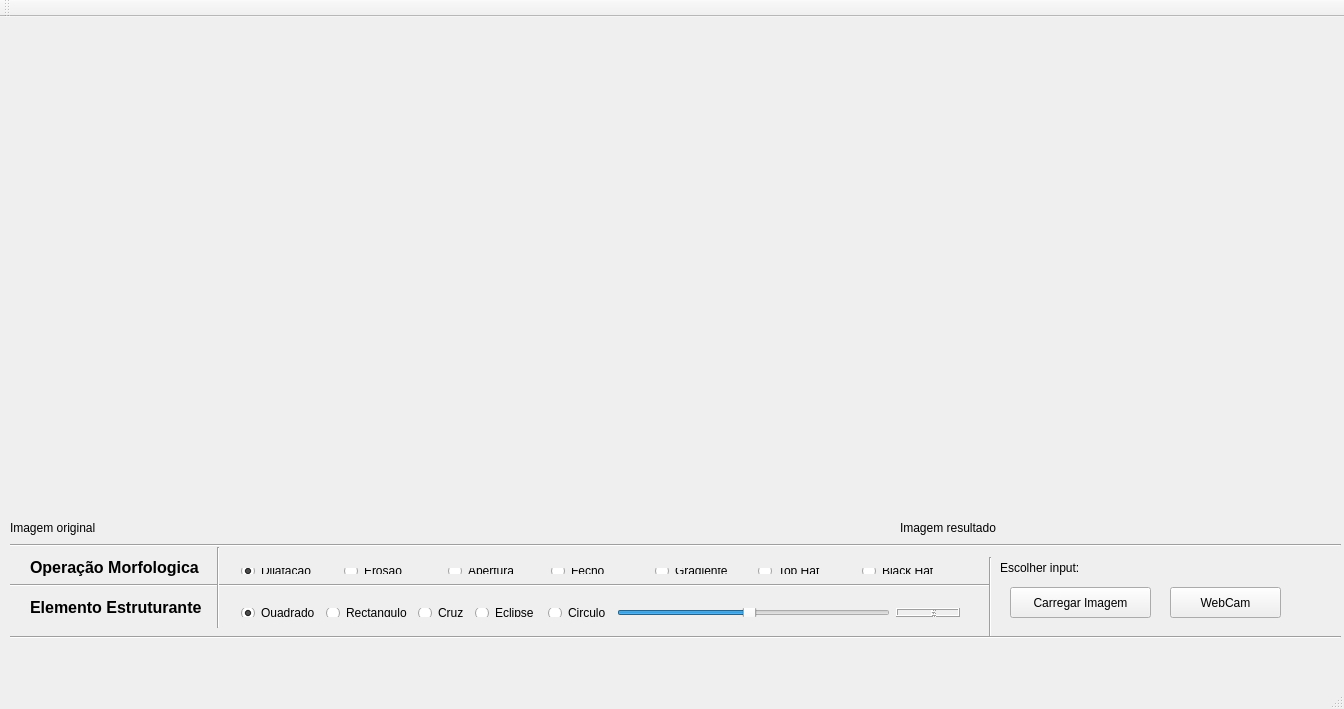
<?xml version="1.0" encoding="UTF-8"?>
<ui version="4.0">
 <class>MainWindow</class>
 <widget class="QMainWindow" name="MainWindow">
  <property name="geometry">
   <rect>
    <x>0</x>
    <y>0</y>
    <width>1344</width>
    <height>709</height>
   </rect>
  </property>
  <property name="windowTitle">
   <string>MainWindow</string>
  </property>
  <widget class="QWidget" name="centralWidget">
   <widget class="QLabel" name="label">
    <property name="geometry">
     <rect>
      <x>10</x>
      <y>500</y>
      <width>111</width>
      <height>21</height>
     </rect>
    </property>
    <property name="text">
     <string>Imagem original</string>
    </property>
   </widget>
   <widget class="QLabel" name="label_2">
    <property name="geometry">
     <rect>
      <x>900</x>
      <y>500</y>
      <width>161</width>
      <height>21</height>
     </rect>
    </property>
    <property name="text">
     <string>Imagem resultado</string>
    </property>
   </widget>
   <widget class="Line" name="line">
    <property name="geometry">
     <rect>
      <x>10</x>
      <y>520</y>
      <width>1331</width>
      <height>16</height>
     </rect>
    </property>
    <property name="orientation">
     <enum>Qt::Horizontal</enum>
    </property>
   </widget>
   <widget class="QLabel" name="label_3">
    <property name="geometry">
     <rect>
      <x>30</x>
      <y>540</y>
      <width>191</width>
      <height>21</height>
     </rect>
    </property>
    <property name="text">
     <string>&lt;html&gt;&lt;head/&gt;&lt;body&gt;&lt;p&gt;&lt;span style=&quot; font-size:12pt; font-weight:600;&quot;&gt;Operação Morfologica&lt;/span&gt;&lt;/p&gt;&lt;/body&gt;&lt;/html&gt;</string>
    </property>
   </widget>
   <widget class="QLabel" name="label_4">
    <property name="geometry">
     <rect>
      <x>30</x>
      <y>580</y>
      <width>191</width>
      <height>21</height>
     </rect>
    </property>
    <property name="text">
     <string>&lt;html&gt;&lt;head/&gt;&lt;body&gt;&lt;p&gt;&lt;span style=&quot; font-size:12pt; font-weight:600;&quot;&gt;Elemento Estruturante&lt;/span&gt;&lt;/p&gt;&lt;/body&gt;&lt;/html&gt;</string>
    </property>
   </widget>
   <widget class="Line" name="line_2">
    <property name="geometry">
     <rect>
      <x>10</x>
      <y>560</y>
      <width>981</width>
      <height>16</height>
     </rect>
    </property>
    <property name="orientation">
     <enum>Qt::Horizontal</enum>
    </property>
   </widget>
   <widget class="Line" name="line_3">
    <property name="geometry">
     <rect>
      <x>210</x>
      <y>530</y>
      <width>16</width>
      <height>81</height>
     </rect>
    </property>
    <property name="orientation">
     <enum>Qt::Vertical</enum>
    </property>
   </widget>
   <widget class="QWidget" name="layoutWidget">
    <property name="geometry">
     <rect>
      <x>230</x>
      <y>540</y>
      <width>740</width>
      <height>28</height>
     </rect>
    </property>
    <layout class="QHBoxLayout" name="horizontalLayout">
     <item>
      <widget class="QRadioButton" name="dillat">
       <property name="enabled">
        <bool>true</bool>
       </property>
       <property name="text">
        <string>Dilatação</string>
       </property>
       <property name="checked">
        <bool>true</bool>
       </property>
      </widget>
     </item>
     <item>
      <widget class="QRadioButton" name="erosao">
       <property name="text">
        <string>Erosão</string>
       </property>
      </widget>
     </item>
     <item>
      <widget class="QRadioButton" name="abertura">
       <property name="text">
        <string>Abertura</string>
       </property>
      </widget>
     </item>
     <item>
      <widget class="QRadioButton" name="fecho">
       <property name="text">
        <string>Fecho</string>
       </property>
      </widget>
     </item>
     <item>
      <widget class="QRadioButton" name="gradient">
       <property name="text">
        <string>Gradiente</string>
       </property>
      </widget>
     </item>
     <item>
      <widget class="QRadioButton" name="top">
       <property name="styleSheet">
        <string notr="true">font: italic 11pt &quot;Cantarell&quot;;</string>
       </property>
       <property name="text">
        <string>Top Hat</string>
       </property>
      </widget>
     </item>
     <item>
      <widget class="QRadioButton" name="black">
       <property name="styleSheet">
        <string notr="true">font: italic 11pt &quot;Cantarell&quot;;</string>
       </property>
       <property name="text">
        <string>Black Hat</string>
       </property>
      </widget>
     </item>
    </layout>
   </widget>
   <widget class="QWidget" name="layoutWidget">
    <property name="geometry">
     <rect>
      <x>230</x>
      <y>580</y>
      <width>741</width>
      <height>31</height>
     </rect>
    </property>
    <layout class="QHBoxLayout" name="horizontalLayout_2">
     <item>
      <widget class="QRadioButton" name="quadrado">
       <property name="text">
        <string>Quadrado</string>
       </property>
       <property name="checkable">
        <bool>true</bool>
       </property>
       <property name="checked">
        <bool>true</bool>
       </property>
      </widget>
     </item>
     <item>
      <widget class="QRadioButton" name="rect">
       <property name="text">
        <string>Rectangulo</string>
       </property>
       <property name="checkable">
        <bool>true</bool>
       </property>
       <property name="checked">
        <bool>false</bool>
       </property>
       <property name="autoExclusive">
        <bool>true</bool>
       </property>
      </widget>
     </item>
     <item>
      <widget class="QRadioButton" name="cruz">
       <property name="text">
        <string>Cruz</string>
       </property>
      </widget>
     </item>
     <item>
      <widget class="QRadioButton" name="elipse">
       <property name="text">
        <string>Eclipse </string>
       </property>
      </widget>
     </item>
     <item>
      <widget class="QRadioButton" name="circulo">
       <property name="text">
        <string>Circulo</string>
       </property>
      </widget>
     </item>
     <item>
      <widget class="QSlider" name="slider">
       <property name="minimum">
        <number>1</number>
       </property>
       <property name="maximum">
        <number>30</number>
       </property>
       <property name="singleStep">
        <number>3</number>
       </property>
       <property name="pageStep">
        <number>9</number>
       </property>
       <property name="value">
        <number>15</number>
       </property>
       <property name="sliderPosition">
        <number>15</number>
       </property>
       <property name="orientation">
        <enum>Qt::Horizontal</enum>
       </property>
      </widget>
     </item>
     <item>
      <widget class="QLCDNumber" name="lcdNumber">
       <property name="font">
        <font>
         <pointsize>17</pointsize>
         <weight>75</weight>
         <bold>true</bold>
        </font>
       </property>
       <property name="autoFillBackground">
        <bool>true</bool>
       </property>
       <property name="styleSheet">
        <string notr="true"/>
       </property>
       <property name="inputMethodHints">
        <set>Qt::ImhNone</set>
       </property>
       <property name="intValue" stdset="0">
        <number>15</number>
       </property>
      </widget>
     </item>
    </layout>
   </widget>
   <widget class="Line" name="line_4">
    <property name="geometry">
     <rect>
      <x>980</x>
      <y>540</y>
      <width>20</width>
      <height>81</height>
     </rect>
    </property>
    <property name="orientation">
     <enum>Qt::Vertical</enum>
    </property>
   </widget>
   <widget class="QLabel" name="label_5">
    <property name="geometry">
     <rect>
      <x>1000</x>
      <y>540</y>
      <width>141</width>
      <height>21</height>
     </rect>
    </property>
    <property name="text">
     <string>Escolher input:</string>
    </property>
   </widget>
   <widget class="Line" name="line_5">
    <property name="geometry">
     <rect>
      <x>10</x>
      <y>610</y>
      <width>1331</width>
      <height>20</height>
     </rect>
    </property>
    <property name="orientation">
     <enum>Qt::Horizontal</enum>
    </property>
   </widget>
   <widget class="QPushButton" name="pushButton">
    <property name="geometry">
     <rect>
      <x>1010</x>
      <y>570</y>
      <width>141</width>
      <height>31</height>
     </rect>
    </property>
    <property name="text">
     <string>Carregar Imagem</string>
    </property>
   </widget>
   <widget class="QPushButton" name="pushButton_3">
    <property name="geometry">
     <rect>
      <x>1170</x>
      <y>570</y>
      <width>111</width>
      <height>31</height>
     </rect>
    </property>
    <property name="text">
     <string>WebCam</string>
    </property>
   </widget>
   <widget class="QLabel" name="lbBinText">
    <property name="geometry">
     <rect>
      <x>440</x>
      <y>500</y>
      <width>171</width>
      <height>20</height>
     </rect>
    </property>
    <property name="text">
     <string/>
    </property>
   </widget>
   <widget class="QWidget" name="layoutWidget">
    <property name="geometry">
     <rect>
      <x>0</x>
      <y>0</y>
      <width>1341</width>
      <height>501</height>
     </rect>
    </property>
    <layout class="QHBoxLayout" name="horizontalLayout_3">
     <item>
      <widget class="QLabel" name="lbOrigem">
       <property name="autoFillBackground">
        <bool>true</bool>
       </property>
       <property name="text">
        <string/>
       </property>
      </widget>
     </item>
     <item>
      <widget class="QLabel" name="lbBin">
       <property name="autoFillBackground">
        <bool>true</bool>
       </property>
       <property name="text">
        <string/>
       </property>
      </widget>
     </item>
     <item>
      <widget class="QLabel" name="lbDestino">
       <property name="autoFillBackground">
        <bool>true</bool>
       </property>
       <property name="text">
        <string/>
       </property>
      </widget>
     </item>
    </layout>
   </widget>
   <zorder>layoutWidget</zorder>
   <zorder>label</zorder>
   <zorder>label_2</zorder>
   <zorder>line</zorder>
   <zorder>label_3</zorder>
   <zorder>label_4</zorder>
   <zorder>line_2</zorder>
   <zorder>line_3</zorder>
   <zorder>layoutWidget</zorder>
   <zorder>layoutWidget</zorder>
   <zorder>line_4</zorder>
   <zorder>label_5</zorder>
   <zorder>line_5</zorder>
   <zorder>pushButton</zorder>
   <zorder>pushButton_3</zorder>
   <zorder>lbBinText</zorder>
  </widget>
  <widget class="QMenuBar" name="menuBar">
   <property name="geometry">
    <rect>
     <x>0</x>
     <y>0</y>
     <width>1344</width>
     <height>27</height>
    </rect>
   </property>
  </widget>
  <widget class="QToolBar" name="mainToolBar">
   <attribute name="toolBarArea">
    <enum>TopToolBarArea</enum>
   </attribute>
   <attribute name="toolBarBreak">
    <bool>false</bool>
   </attribute>
  </widget>
  <widget class="QStatusBar" name="statusBar"/>
 </widget>
 <layoutdefault spacing="6" margin="11"/>
 <resources/>
 <connections>
  <connection>
   <sender>slider</sender>
   <signal>valueChanged(int)</signal>
   <receiver>lcdNumber</receiver>
   <slot>display(int)</slot>
   <hints>
    <hint type="sourcelabel">
     <x>776</x>
     <y>638</y>
    </hint>
    <hint type="destinationlabel">
     <x>764</x>
     <y>664</y>
    </hint>
   </hints>
  </connection>
 </connections>
</ui>
